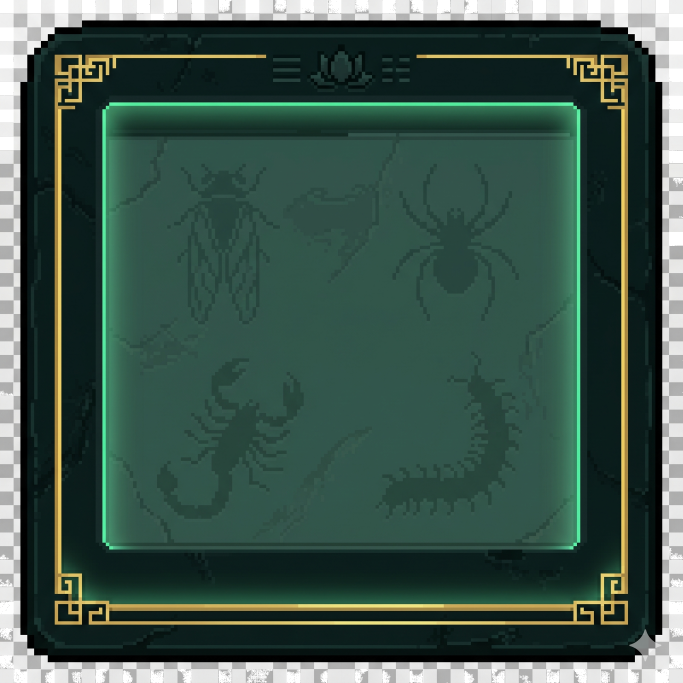
#> input picture phuc_dia_bg_nobg.png, 2048 x 2048 px (shown at 1/3 size)
$ python process_cloud.py ../phuc_dia_bg_nobg.png ../phuc_dia_bg_nobg.png
#> lines starting #> are read from the running program, lines starting #| are printed output that depends on the picture; after the words box and inside, x2 and y2 are one past the last pixel; in counts of white or black regions, pixels touching at a corner belong together
import os
from PIL import Image, ImageOps
import numpy as np

def process_item_icon(img_path, output_path):
    # 1. Open
#> called with img_path = '../phuc_dia_bg_nobg.png', output_path = '../phuc_dia_bg_nobg.png'
    img = Image.open(img_path).convert("RGBA")
#> img is the input picture: PIL image 2048x2048 RGBA; mean R, G, B, A 56.1, 79.8, 69.7, 249.6

    # 2. Flood fill remove white background
    # Since the prompt said solid white, we look for white pixels
    pixels = np.array(img)

    # Simple threshold for white-ish to transparent
    # Distance from white
    dist = np.sum((pixels[:, :, :3] - [255, 255, 255]) ** 2, axis=2)
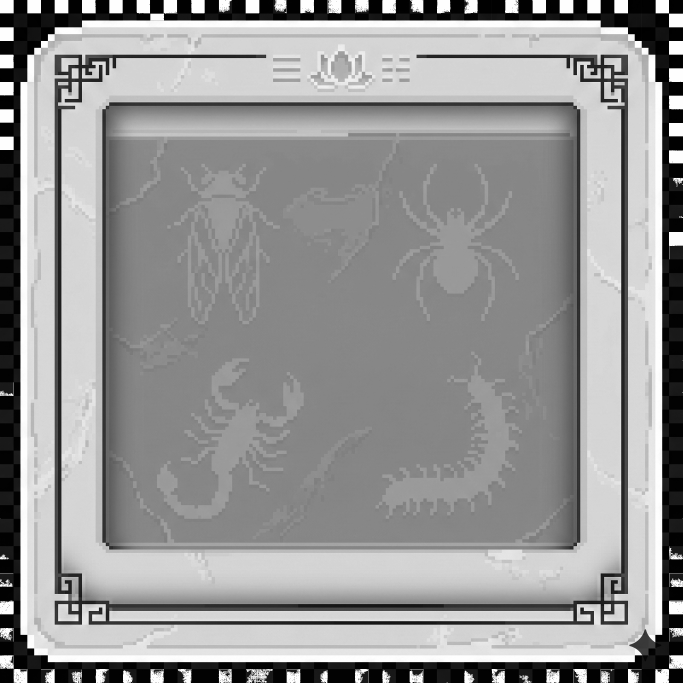
#> dist: shape (2048, 2048) int64 (shown at 1/3 size); min 0, max 195075, mean 115619.2; drawn with min black and max white
    # Make pixels very close to white transparent
    mask = dist < 2000
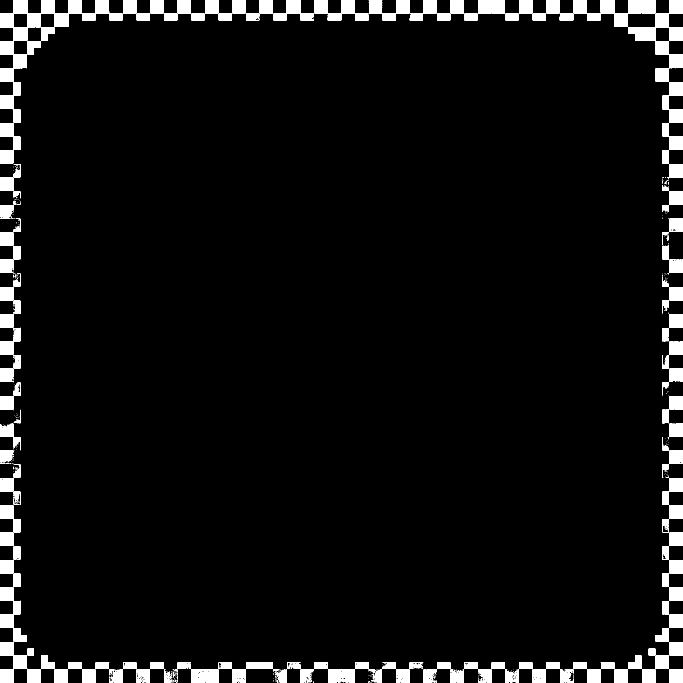
#> mask: shape (2048, 2048) bool (shown at 1/3 size); 5.4% white; 880 white regions (686 under 20 px), largest, box (x1, y1, x2, y2) and area: (0, 41, 123, 246) 10003, (1966, 41, 2048, 123) 3340, (1966, 123, 2048, 205) 3316
    pixels[mask, 3] = 0

    img = Image.fromarray(pixels)

    # 3. Hard crop
    alpha = pixels[:, :, 3]
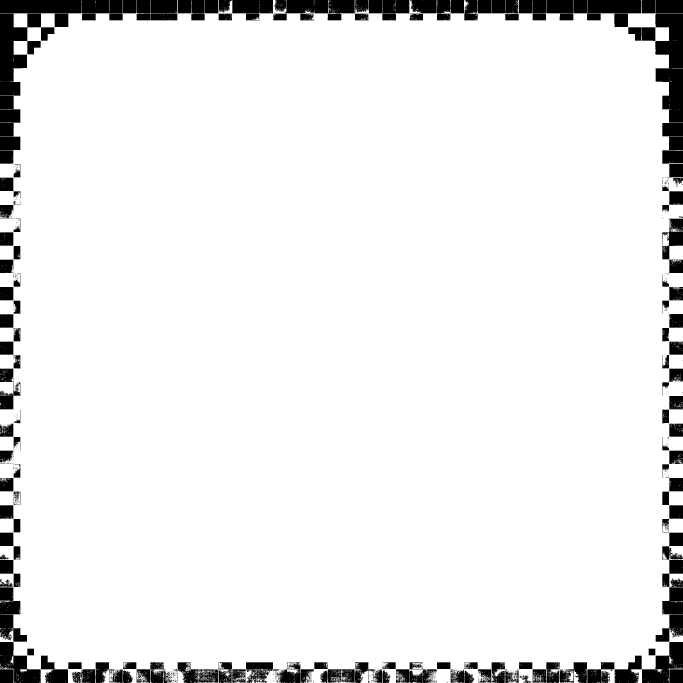
#> alpha: shape (2048, 2048) (shown at 1/3 size); 92.5% white; 825 black regions (664 under 20 px), largest, box (x1, y1, x2, y2) and area: (0, 41, 123, 369) 19891, (1966, 41, 2048, 368) 19107, (823, 0, 1228, 61) 16500
    coords = np.argwhere(alpha > 0)
#> coords = 3879647 pairs, first value 0 to 2047, second value 0 to 2047
    if coords.size > 0:
        y_min, x_min = coords.min(axis=0)
#> y_min = 0; x_min = 0
        y_max, x_max = coords.max(axis=0)
#> y_max = 2047; x_max = 2047
        # Pad to make it square
        width = x_max - x_min + 1
#> width = 2048
        height = y_max - y_min + 1
#> height = 2048
        size = max(width, height)
#> size = 2048
        # Center in square
        pad_x = (size - width) // 2
#> pad_x = 0
        pad_y = (size - height) // 2
#> pad_y = 0

        square = Image.new("RGBA", (size, size), (0, 0, 0, 0))
#> square: PIL image 2048x2048 RGBA; every value is 0
        cropped = img.crop((x_min, y_min, x_max + 1, y_max + 1))
        square.paste(cropped, (pad_x, pad_y))
        img = square

    # 4. Resize to 16x16 LANCZOS
    img = img.resize((16, 16), Image.Resampling.LANCZOS)
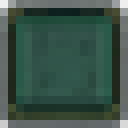
#> img: PIL image 16x16 RGBA (shown 8 times larger); mean R, G, B, A 47.7, 72.1, 62, 237.4; transparent parts drawn white

    # 5. Hard alpha threshold
    pixels = np.array(img)
    mask = pixels[:, :, 3] > 100
    pixels[:, :, 3] = 0
    pixels[mask, 3] = 255

    final_img = Image.fromarray(pixels)
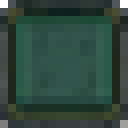
#> final_img: PIL image 16x16 RGBA (shown 8 times larger); mean R, G, B, A 47.7, 72.1, 62, 253; transparent parts drawn white
    os.makedirs(os.path.dirname(output_path), exist_ok=True)
    final_img.save(output_path)
    print(f"Saved processed item icon to {output_path}")

if __name__ == "__main__":
    import sys
    process_item_icon(sys.argv[1], sys.argv[2])
